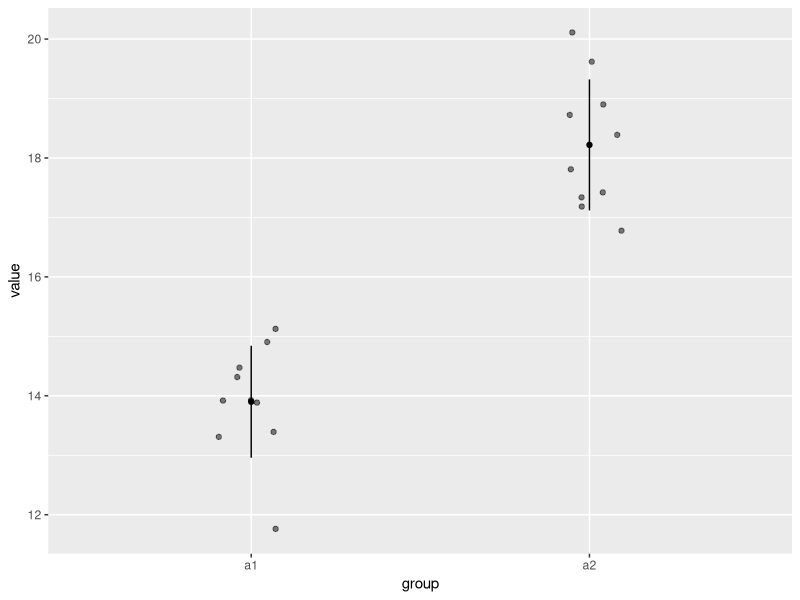

This figure's R source:
library(tidyverse)
library(patchwork)

xs <- rnorm(10, mean = 10, sd = 5)
ys <- rnorm(10, mean = 12, sd = 5)
xl <- rnorm(100, mean = 10, sd = 5)
yl <- rnorm(100, mean = 12, sd = 5)

t.test(xs, ys, var.equal = TRUE)
#p-value = 0.7313

t.test(xl, yl, var.equal = TRUE)
#p-value = 0.03185



a1 <- c(13.9, 14.9 ,13.4, 14.3, 11.8, 13.9, 14.5, 15.1, 13.3, 13.9)
a2 <- c(17.4, 17.3, 20.1, 17.2, 18.4, 19.6, 16.8, 18.7, 17.8, 18.9)

b1 <- c(10.9, 20.3, 9.6, 8.3, 14.5, 12.3, 14.5, 16.7, 9.3, 22.0)
b2 <- c(26.9, 12.9, 11.1, 16.7, 20.0, 20.9, 16.6, 15.4, 16.2, 16.2)

#Estimate sample means and SDs for each vector. To do so, create a tibble() object with group (consist of characters a1, a2, b1, b2) and value columns (consist of values above).
#Then use group_by() and summarize() functions to estimate means and SDs for each group.

df_value <- tibble(value = c(a1, a2, b1, b2),
                   group = c(rep("a1", length(a1)),
                             rep("a2", length(a2)),
                             rep("b1", length(b1)),
                             rep("b2", length(b2))
                   )
)
                   
           
#create figure
df_mu <- df_value %>%
  group_by(group) %>%
  summarize(mu = mean(value),
            sd = sd(value))
                   
df_value %>%
  filter(group %in% c("a1", "a2")) %>%
  ggplot(aes(x = group,
             y = value)) +
  geom_jitter(width = 0.1,
              alpha = 0.5) +
  geom_segment(data = df_mu %>%
                 filter(group %in% c("a1", "a2")),
               aes(x = group,
                   xend = group,
                   y = mu - sd,
                   yend = mu + sd)) +
  geom_point(data = df_mu %>%
             filter(group %in% c("a1", "a2")),
             aes(x = group,
                 y = mu))
                   
#welches test
t.test(a1, a2)
                   
t.test(b1, b2)
                   
                   